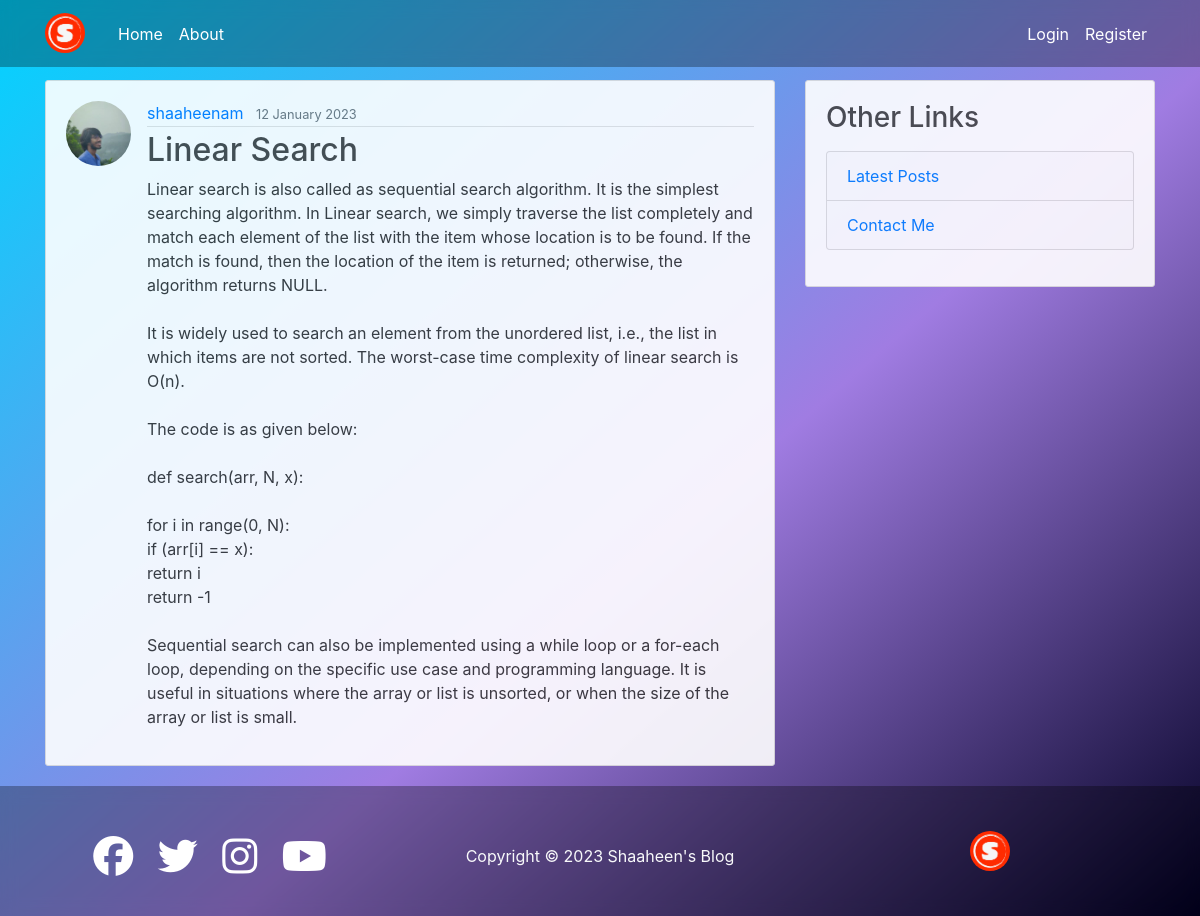
The app's page /post/38/ with its own data.
### blog/models.py (models this page shows, shortened)
class Post(models.Model):
    title = models.CharField(max_length=100)
    content = models.TextField()
    date_posted = models.DateTimeField(default=timezone.now)
    author = models.ForeignKey(User, on_delete=models.CASCADE)#if user is deleted, their post is also deleted

### users/models.py (models this page shows, shortened)
class Profile(models.Model):
    user = models.OneToOneField(User, on_delete=models.CASCADE)
    image = models.ImageField(default='default.jpg', upload_to='profile_pics')

### blog/views.py (the view)
# urls.py: path('post/<int:pk>/', PostDetailView.as_view(), name='post-detail'),# blog/post_detail.html
class PostDetailView(DetailView): # blog/post_detail.html
    model = Post

### blog/templates/blog/post_detail.html (shortened to what this page needs)
{% extends "blog/base.html" %}
{% block content %}
    <article class="media content-section">
        <img class="rounded-circle article-img" src="{{ object.author.profile.image.url }}">
        <div class="media-body">
            <div class="article-metadata">
                <a class="mr-2" href="{% url 'user-posts' object.author.username %}">{{ object.author }}</a>
                <small class="text-muted">{{ object.date_posted|date:"d F Y" }}</small>
            </div>
            <h2 class="article-title">{{ object.title }}</h2>
            <p class="article-content">{{ object.content }}</p>
        </div>
    </article>
{% endblock content %}

### blog/static/blog/main.css (style rules this page uses)
html { min-height: calc(100vh - 100px); }
body { background: rgb(2,0,36); background: linear-gradient(319deg, rgba(2,0,36,1) 0%, rgba(160,124,226,1) 43%, rgba(0,212,255,1) 100%) no-repeat ; background-size: cover; color: #333333; margin-top: 5rem; background-attachment: fixed; }
h1, h2, h3, h4, h5, h6 { color: #444444; }
.content-section { background: #ffffff; padding: 20px 20px; border: 1px solid #dddddd; border-radius: 3px; margin-bottom: 20px; opacity: 0.9; }
.article-title { color: #444444; }
.article-content { white-space: pre-line; }
.article-img { height: 65px; width: 65px; margin-right: 16px; }
.article-metadata { padding-bottom: 1px; margin-bottom: 4px; border-bottom: 1px solid #e3e3e3 }

### records on screen
Post: author.profile.image (picture), author "shaaheenam", date_posted "12 January 2023", title "Linear Search", content "Linear search is also called as sequential search algorithm. It is the simplest searching algorithm. In Linear search, we simply traverse the list completely and match each element of the list with the item whose location is to be found. If the match is found, then the location of the item is returned; otherwise, the algorithm returns NULL. It is widely used to search an element from the unordered list, i.e., the list in which items are not sorted. The worst-case time complexity of linear search is O(n). The code is as given below: def search(arr, N, x): for i in range(0, N): if (arr[i] == x): return i return -1 Sequential search can also be implemented using a while loop or a for-each…"
